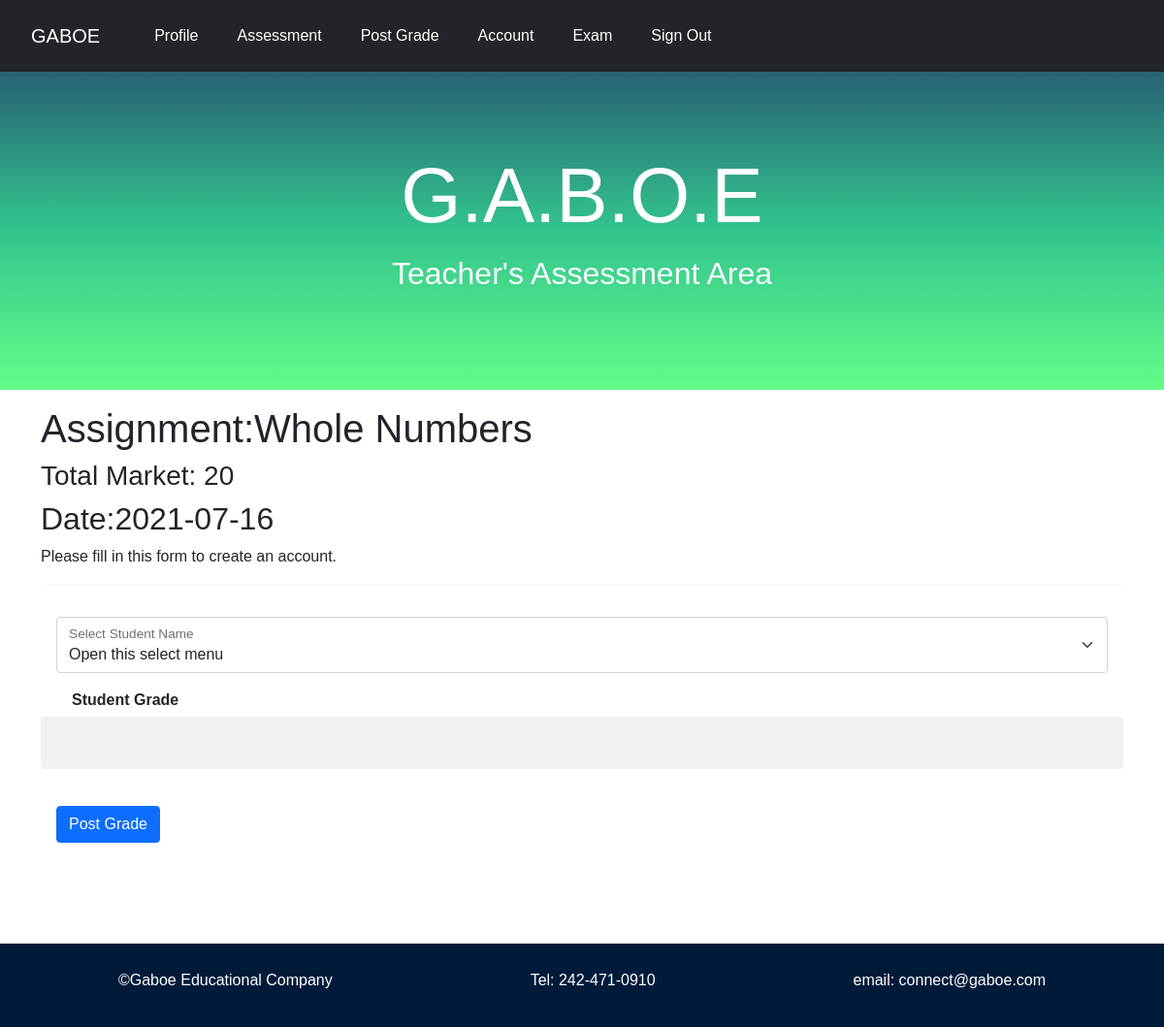
Page /post-grades (signed in) on the earlier database version.
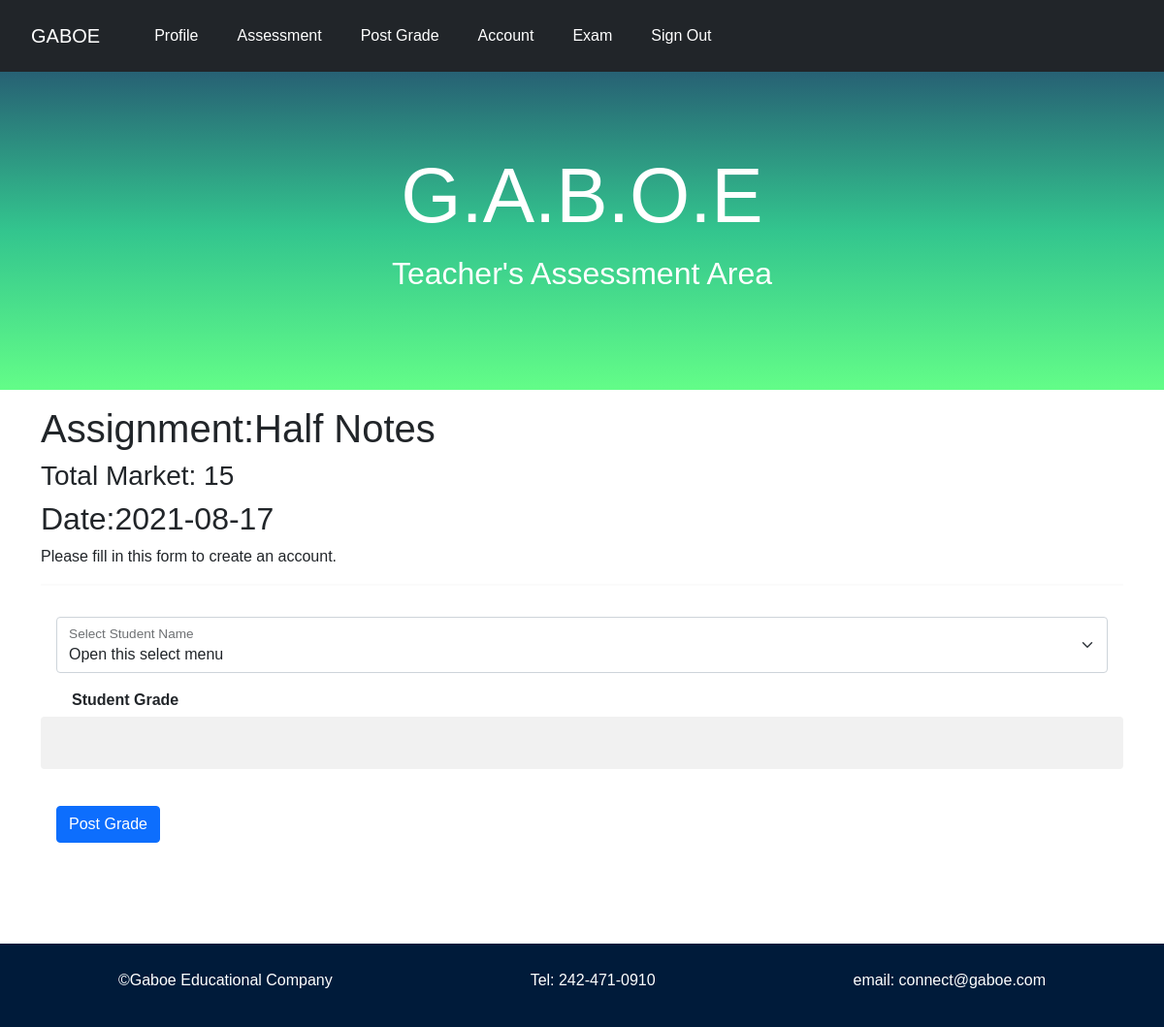
Same page on the later database version.
### tables this page shows
CREATE TABLE assignment (assignment_id INTEGER NOT NULL, teacher_id INTEGER NOT NULL,
              title TEXT NOT NULL, total_mark INTEGER NOT NULL, date TEXT NOT NULL, category TEXT NOT NULL,
               PRIMARY KEY(assignment_id), FOREIGN KEY(teacher_id) REFERENCES teacher(id));

### application.py (the view, shortened to what this page needs)
@app.route("/post-grades", methods=["GET", "POST"])
@login_required
def post_grades():
    current_user = session["teacher_id"]
    students = db.execute("SELECT first_name, last_name, std.id FROM student AS std INNER JOIN class AS cl ON cl.student_id = std.id WHERE cl.teacher_id = ? GROUP BY first_name ", current_user)
    assignment_detial = db.execute("SELECT title, total_mark, date FROM assignment WHERE teacher_id = ? ORDER BY assignment_id DESC", current_user)
    return render_template("post-grades.html", students=students, detials=assignment_detial)

### helper.py (called while the page is built)
def login_required(f):
    @wraps(f)
    def decorated_function(*args, **kwargs):
            if session.get("teacher_id") is None:
                return redirect("/")
            return f(*args, **kwargs)
    return decorated_function

### templates/post-grades.html (shortened to what this page needs)
{% extends "layout.html" %}
{% block header %}
  <h1>G.A.B.O.E</h1>
  <p> Teacher's Assessment Area </p>
{% endblock%}
{% block main %}
<div class="container mt-3">
    {% if detials %}
    <h1>Assignment:{{ detials[0]["title"]}}</h1>
    <h3>Total Market: {{ detials[0]["total_mark"]}}</h3>
    <h2>Date:{{ detials[0]["date"]}}</h2>
    <p>Please fill in this form to create an account.</p>
    {% else %}
     <h1>Assignment</h1>
    <h3>Total Market: </h3>
    <h2>Date:</h2>
    <p>Please fill in this form to create an account.</p>
    {% endif %}
    <hr>
 <form action="/post-grades" method="post">
       <div class="form-floating">
        <select name="student" class="form-select" id="floatingSelectGrid" aria-label="Floating label select example">
           <option selected required>Open this select menu</option>
        </select>
         <label for="floatingSelect">Select Student Name</label>
         </div>
        <label class="lab"><b>Student Grade</b></label>
        <div class="input-group mb-3">
        <input class="form-control" name="score" type="number" min="0" required >
        </div>
        <button type="submit" class="btn btn-primary">Post Grade</button>
    </form>
    </div>
{% endblock%}

Differences in the rows shown:
no longer on this page (row unchanged): assignment: title "Whole Numbers", total_mark "20", date "2021-07-16"
added assignment: title "Half Notes", total_mark "15", date "2021-08-17"
